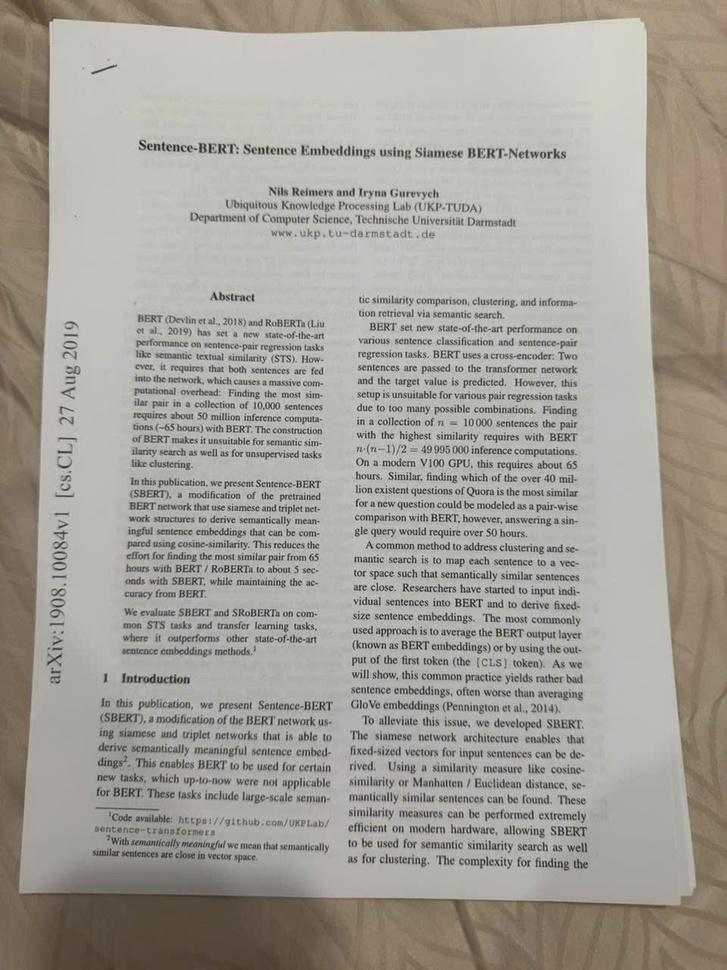
#> input picture eval/sample/page1.jpg, 727 x 970 px, shrunk from 960 x 1280 before the run; its folder holds only this picture in this run
$ python -i cv_preprocess.py   (imports and definitions only)
#> lines starting #> are read from the running program, lines starting #| are printed output that depends on the picture; after the words box and inside, x2 and y2 are one past the last pixel; in counts of white or black regions, pixels touching at a corner belong together
### traditional/src/idp_trad/preprocess/enhance.py
"""Conditional contrast normalization for low-contrast / aged documents.

OmniDocBench's worst text sources are aged pages: `newspaper` (text Edit_dist
0.694) and `historical_document` (0.918) vs clean `magazine` (0.167). These pages
are typically washed-out / low-dynamic-range — faded ink on yellowed or grayed
paper. CLAHE (local contrast equalization) and, in the worst case, adaptive
binarization recover the ink so PaddleOCR's detector/recognizer can read it.

The hard constraint is *don't regress the clean majority*. Clean color magazine
renders already have full dynamic range; running CLAHE on them is at best a no-op
and binarization actively destroys color/photographic content. So every transform
is gated behind a deliberately *conservative* low-contrast detector — only
genuinely flat pages get touched; everything else is returned byte-for-byte
unchanged.

All helpers are pure: deterministic, side-effect free, and they never raise on odd
inputs (grayscale, tiny, empty) — they degrade gracefully instead.
"""

from __future__ import annotations

import cv2
import numpy as np

# ── Gating thresholds (tuned conservative — see estimate_contrast) ───────────
# A page is "low contrast" only when it is BOTH globally flat (low std) AND has a
# narrow dynamic range (5–95th percentile spread small). Requiring both keeps
# sparse-but-crisp clean pages (lots of white, little ink → low std, but wide
# spread) from being mislabelled.
#
# Reference points on uint8 [0,255]:
#   * A clean B/W scan: std ~80–110, p95-p5 spread ~230+  → NOT low contrast.
#   * A clean color magazine: std ~50–70, spread ~200+    → NOT low contrast.
#   * A faded newspaper (gray ink on gray paper): std ~25, spread ~70 → LOW.
_LOW_STD = 40.0           # global intensity std below this == flat
_LOW_SPREAD = 110.0       # p95-p5 dynamic range below this == narrow
# Binarization is the most destructive step → only when the page is *very* flat
# AND looks grayscale-ish (low color saturation, i.e. a real document scan, not a
# photo). Stricter than the CLAHE gate on purpose.
_BIN_STD = 28.0
_BIN_SPREAD = 80.0
_BIN_MAX_SATURATION = 35.0  # mean S channel; color/photo pages exceed this


def _to_gray(image: np.ndarray) -> np.ndarray:
    """Best-effort grayscale view of a BGR / gray / odd-shaped array."""
    if image is None:
        return np.zeros((1, 1), dtype=np.uint8)
    arr = np.ascontiguousarray(image)
    if arr.size == 0:
        return np.zeros((0, 0), dtype=np.uint8)
    if arr.ndim == 2:
        gray = arr
    elif arr.ndim == 3 and arr.shape[2] == 3:
        gray = cv2.cvtColor(arr, cv2.COLOR_BGR2GRAY)
    elif arr.ndim == 3 and arr.shape[2] == 4:
        gray = cv2.cvtColor(arr, cv2.COLOR_BGRA2GRAY)
    elif arr.ndim == 3 and arr.shape[2] == 1:
        gray = arr[:, :, 0]
    else:
        # fall back: collapse to a 2-D view however we can
        gray = arr.reshape(arr.shape[0], -1)
    if gray.dtype != np.uint8:
        gray = np.clip(gray, 0, 255).astype(np.uint8)
    return gray


# [14 lines left out: function _to_bgr, not called in this run]


def estimate_contrast(image: np.ndarray) -> dict:
    """Cheap grayscale contrast stats + a conservative ``low_contrast`` decision.

    Returns a dict with: ``std``, ``p5``, ``p95``, ``spread`` (p95-p5),
    ``mid_gray_frac`` (fraction of pixels in [96,160] — flat pages pile up around
    mid-gray), ``saturation`` (mean S, 0 for grayscale), and ``low_contrast``.
    """
    gray = _to_gray(image)
    if gray.size == 0:
        return {
            "std": 0.0, "p5": 0.0, "p95": 0.0, "spread": 0.0,
            "mid_gray_frac": 0.0, "saturation": 0.0, "low_contrast": False,
        }
    g = gray.astype(np.float32)
    std = float(g.std())
    p5, p95 = (float(v) for v in np.percentile(g, (5, 95)))
    spread = p95 - p5
    mid_gray_frac = float(np.mean((gray >= 96) & (gray <= 160)))

    # saturation: only meaningful for genuine color input
    arr = np.ascontiguousarray(image)
    if arr.ndim == 3 and arr.shape[2] == 3 and arr.dtype == np.uint8:
        saturation = float(cv2.cvtColor(arr, cv2.COLOR_BGR2HSV)[:, :, 1].mean())
    else:
        saturation = 0.0

    # Conservative AND gate: must be both flat and narrow-range to qualify.
    low_contrast = (std < _LOW_STD) and (spread < _LOW_SPREAD)

    return {
        "std": round(std, 2),
        "p5": round(p5, 1),
        "p95": round(p95, 1),
        "spread": round(spread, 1),
        "mid_gray_frac": round(mid_gray_frac, 3),
        "saturation": round(saturation, 1),
        "low_contrast": bool(low_contrast),
    }


# [41 lines left out: functions apply_clahe, adaptive_binarize, not called in this run]


def enhance_low_contrast(image: np.ndarray) -> tuple[np.ndarray, dict]:
    """Conditionally enhance a low-contrast page. Returns (image, info).

    On a normal/clean page: returns the input unchanged with
    ``{"low_contrast": False}``. On a flat page: applies CLAHE (always) and, for
    the worst grayscale-document case, adaptive binarization on top.
    """
    stats = estimate_contrast(image)
    info: dict = {
        "low_contrast": stats["low_contrast"],
        "clahe": False,
        "binarized": False,
        "stats": stats,
    }
    if not stats["low_contrast"]:
        return image, info

    out = apply_clahe(image)
    info["clahe"] = True

    # Worst-case path: very flat AND looks like a grayscale document scan (not a
    # color photo) → binarize for maximum ink/paper separation.
    if (
        stats["std"] < _BIN_STD
        and stats["spread"] < _BIN_SPREAD
        and stats["saturation"] < _BIN_MAX_SATURATION
    ):
        out = adaptive_binarize(out)
        info["binarized"] = True

    return out, info

### traditional/src/idp_trad/preprocess/cv_preprocess.py
"""Classic CV preprocessing — the front of a traditional OCR pipeline.

Document images in OmniDocBench are mostly clean renders, but `data_requirements.md`
calls out mobile photos / scans with ≤15° skew. We apply a *conservative* deskew
(only when a clear small skew is detected) plus optional light denoise. Conservative
because over-correcting a near-upright clean render can hurt recognition.
"""

from __future__ import annotations

import cv2
import numpy as np

from .enhance import enhance_low_contrast

# Only correct skew within this band. Below MIN we treat as noise (leave as-is);
# above MAX we assume the angle estimate is wrong (e.g. a big figure dominates).
MIN_SKEW_DEG = 0.3
MAX_SKEW_DEG = 15.0


def estimate_skew(gray: np.ndarray) -> float:
    """Estimate page skew (degrees) from the minimum-area rect of foreground ink.

    Returns a signed angle in degrees; 0.0 when no reliable estimate.
    """
    # binarize: ink = dark → foreground white via inverse Otsu
    thr = cv2.threshold(gray, 0, 255, cv2.THRESH_BINARY_INV | cv2.THRESH_OTSU)[1]
    coords = cv2.findNonZero(thr)
    if coords is None or len(coords) < 50:
        return 0.0
    angle = cv2.minAreaRect(coords)[-1]
    # Normalize to (-45, 45] — robust to both the legacy (-90, 0] and the
    # OpenCV >=4.5 (0, 90] minAreaRect angle conventions. A near-upright page
    # (bars horizontal) maps to ~0; a tilted page to its small signed skew.
    angle = angle % 90.0
    if angle > 45:
        angle -= 90.0
    return float(angle)


def deskew(image: np.ndarray) -> tuple[np.ndarray, float]:
    """Rotate the image to correct small detected skew. Returns (image, applied_deg)."""
    gray = cv2.cvtColor(image, cv2.COLOR_BGR2GRAY) if image.ndim == 3 else image
    angle = estimate_skew(gray)
    if not (MIN_SKEW_DEG <= abs(angle) <= MAX_SKEW_DEG):
        return image, 0.0
    h, w = image.shape[:2]
    m = cv2.getRotationMatrix2D((w / 2, h / 2), angle, 1.0)
    rotated = cv2.warpAffine(
        image, m, (w, h),
        flags=cv2.INTER_CUBIC, borderMode=cv2.BORDER_REPLICATE,
    )
    return rotated, angle


def preprocess(
    image: np.ndarray,
    do_deskew: bool = True,
    do_denoise: bool = False,
    do_enhance: bool = True,
) -> tuple[np.ndarray, dict]:
    """Run the preprocessing chain. Returns (image, info) where info logs what ran.

    Order rationale: contrast enhancement runs FIRST. CLAHE makes faded ink
    sharper, which gives the skew estimator (it binarizes ink via Otsu) much more
    reliable foreground on washed-out pages — so enhance-before-deskew helps the
    angle estimate. The enhance step gates binarization internally and is a no-op
    on clean pages, so clean docs flow through unchanged. ``do_enhance`` defaults
    True because the gate (see enhance.estimate_contrast) is conservative enough
    not to touch clean sources.
    """
    info: dict = {"deskew_deg": 0.0, "denoise": False}
    out = image
    if do_enhance:
        out, enhance_info = enhance_low_contrast(out)
        info["enhance"] = enhance_info
    if do_deskew:
        out, deg = deskew(out)
        info["deskew_deg"] = round(deg, 3)
    if do_denoise:
        out = cv2.fastNlMeansDenoisingColored(out, None, 5, 5, 7, 21)
        info["denoise"] = True
    return out, info

>>> import cv2
>>> picture = cv2.imread('../../../../eval/sample/page1.jpg')
#> picture is the input picture: shape (970, 727, 3); mean B, G, R 151.2, 159.7, 163
>>> result = preprocess(picture)
#> in _to_gray, `gray = cv2.cvtColor(arr, cv2.COLOR_BGR2GRAY)`:
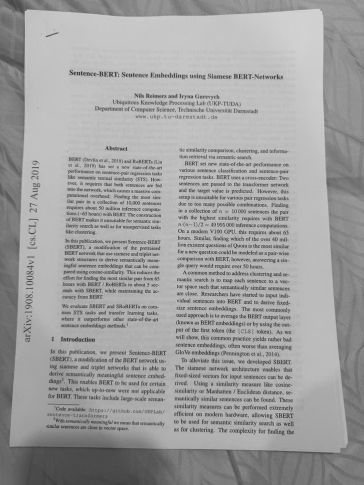
#> gray: shape (970, 727) (shown at 1/2 size); min 31, max 221, mean 159.7
#> in estimate_contrast, `std = float(g.std())`: std = 35.44
#> in estimate_contrast, `p5, p95 = (float(v) for v in np.percentile(g, (5, 95)))`: p5 = 86; p95 = 198
#> in estimate_contrast, `spread = p95 - p5`: spread = 112
#> in estimate_contrast, `mid_gray_frac = float(np.mean((gray >= 96) & (gray <= 160)))`: mid_gray_frac = 0.319
#> in estimate_contrast, `saturation = float(cv2.cvtColor(arr, cv2.COLOR_BGR2HSV)[:, :, 1].mean())`: saturation = 22.37
#> in estimate_contrast, `low_contrast = (std < _LOW_STD) and (spread < _LOW_SPREAD)`: low_contrast = False
#> in enhance_low_contrast, `stats = estimate_contrast(image)`: stats = {'std': 35.44, 'p5': 86, 'p95': 198, 'spread': 112, 'mid_gray_frac': 0.319, 'saturation': 22.4, 'low_contrast': False}
#> in preprocess, `out, enhance_info = enhance_low_contrast(out)`: enhance_info = 4 items
#> in estimate_skew, `thr = cv2.threshold(gray, 0, 255, cv2.THRESH_BINARY_INV | cv2.THRESH_O..`:
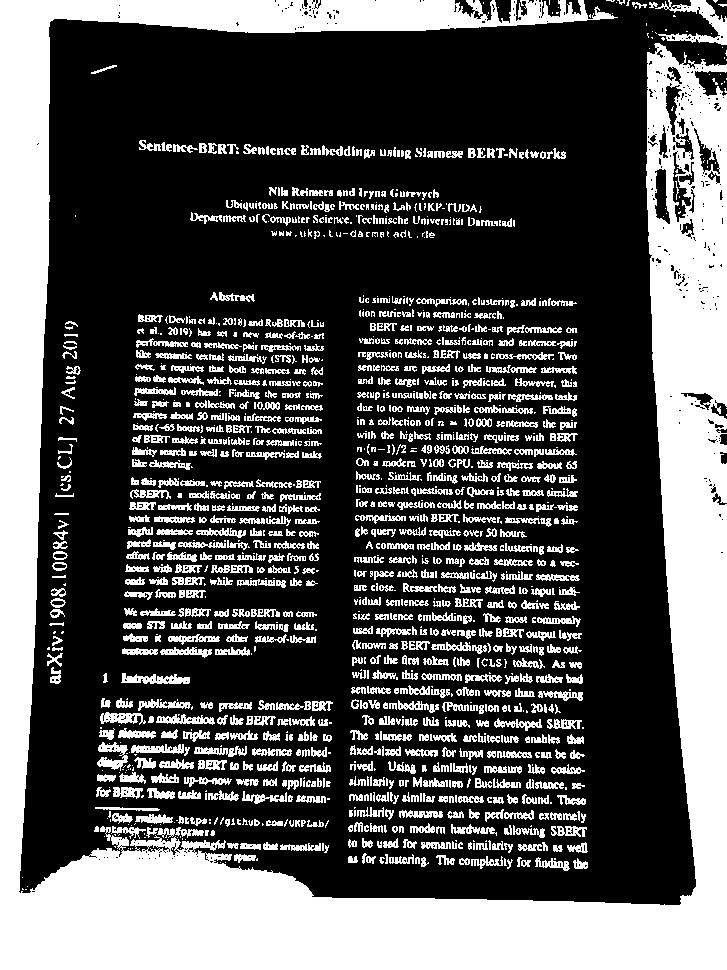
#> thr: shape (970, 727); 33.4% white; 1518 white regions (576 under 20 px), largest, box (x1, y1, x2, y2) and area: (0, 0, 727, 970) 159939, (655, 0, 727, 45) 1118, (121, 673, 190, 684) 465
#> in estimate_skew, `coords = cv2.findNonZero(thr)`: coords = contour of 235326 points, box (x1, y1, x2, y2) (0, 0, 727, 970), area 463
#> in estimate_skew, `angle = cv2.minAreaRect(coords)[-1]`: angle = -90
#> in estimate_skew, `angle = angle % 90.0`: angle = 0

$ run again, on eval/sample/page3.jpg
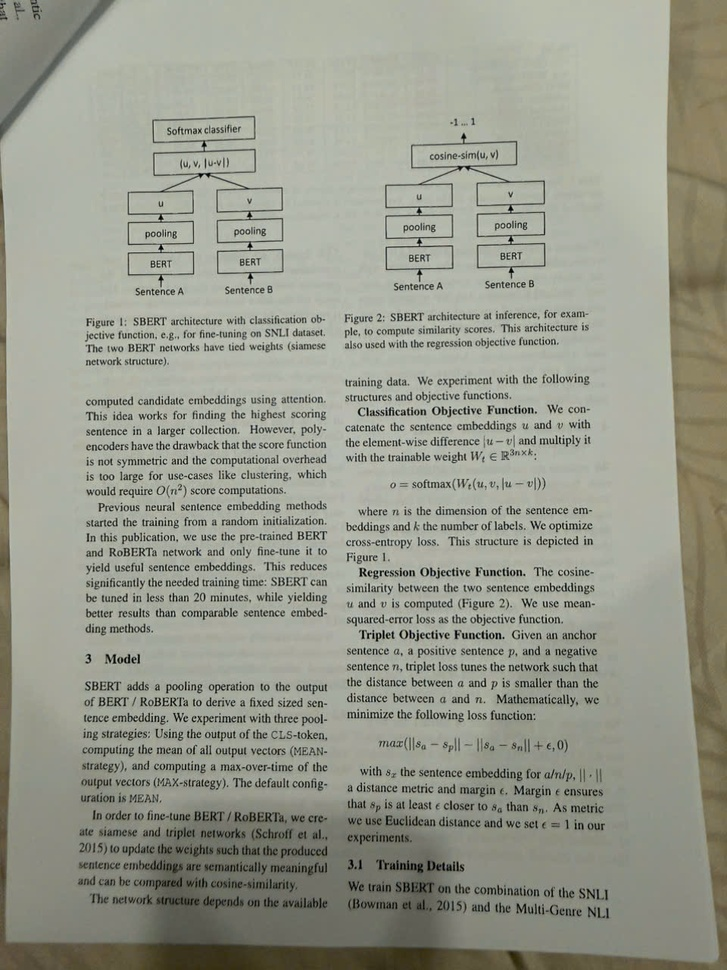
#> input picture eval/sample/page3.jpg, 727 x 970 px, shrunk from 960 x 1280 before the run
#> picture is the input picture: shape (970, 727, 3); mean B, G, R 140.7, 153.7, 151.8
#> std = 35.23
#> p5 = 78; p95 = 184
#> spread = 106
#> mid_gray_frac = 0.34
#> saturation = 25.62
#> low_contrast = True
#> stats = {'std': 35.23, 'p5': 78, 'p95': 184, 'spread': 106, 'mid_gray_frac': 0.34, 'saturation': 25.6, 'low_contrast': True}
#> lab: shape (970, 727, 3); mean of channels 0, 1, 2 159.9, 125, 134.6
#> in apply_clahe, `return cv2.cvtColor(cv2.merge((l2, a, b)), cv2.COLOR_LAB2BGR)`:
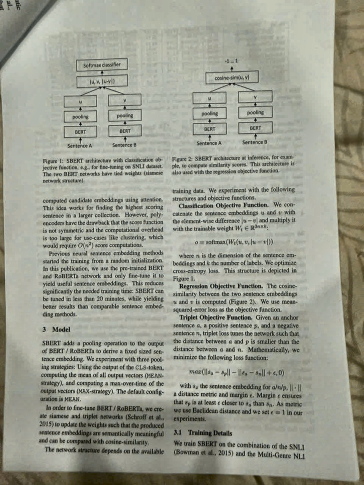
#> returned value: shape (970, 727, 3) (shown at 1/2 size); mean B, G, R 144.2, 157.1, 155.1
#> enhance_info = 4 items
#> in estimate_skew, `thr = cv2.threshold(gray, 0, 255, cv2.THRESH_BINARY_INV | cv2.THRESH_O..`:
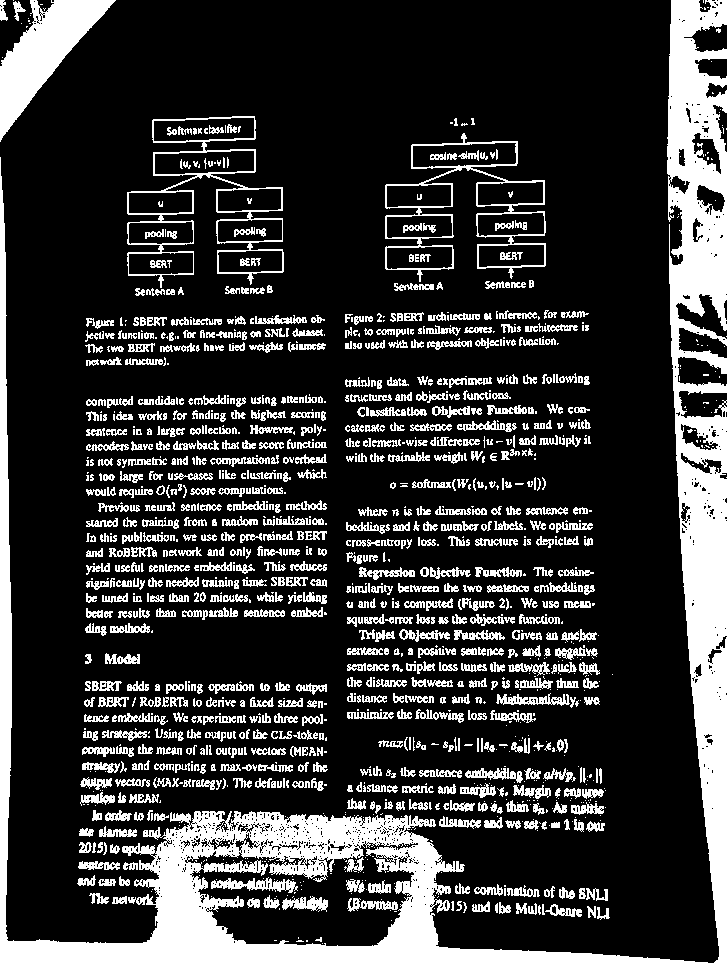
#> thr: shape (970, 727); 21.8% white; 1365 white regions (553 under 20 px), largest, box (x1, y1, x2, y2) and area: (0, 0, 727, 970) 75568, (0, 0, 116, 142) 6298, (127, 116, 284, 288) 3217
#> coords = contour of 154031 points, box (x1, y1, x2, y2) (0, 0, 727, 970), area 623
#> in estimate_skew, `angle = cv2.minAreaRect(coords)[-1]`: angle = -90
#> in estimate_skew, `angle = angle % 90.0`: angle = 0
